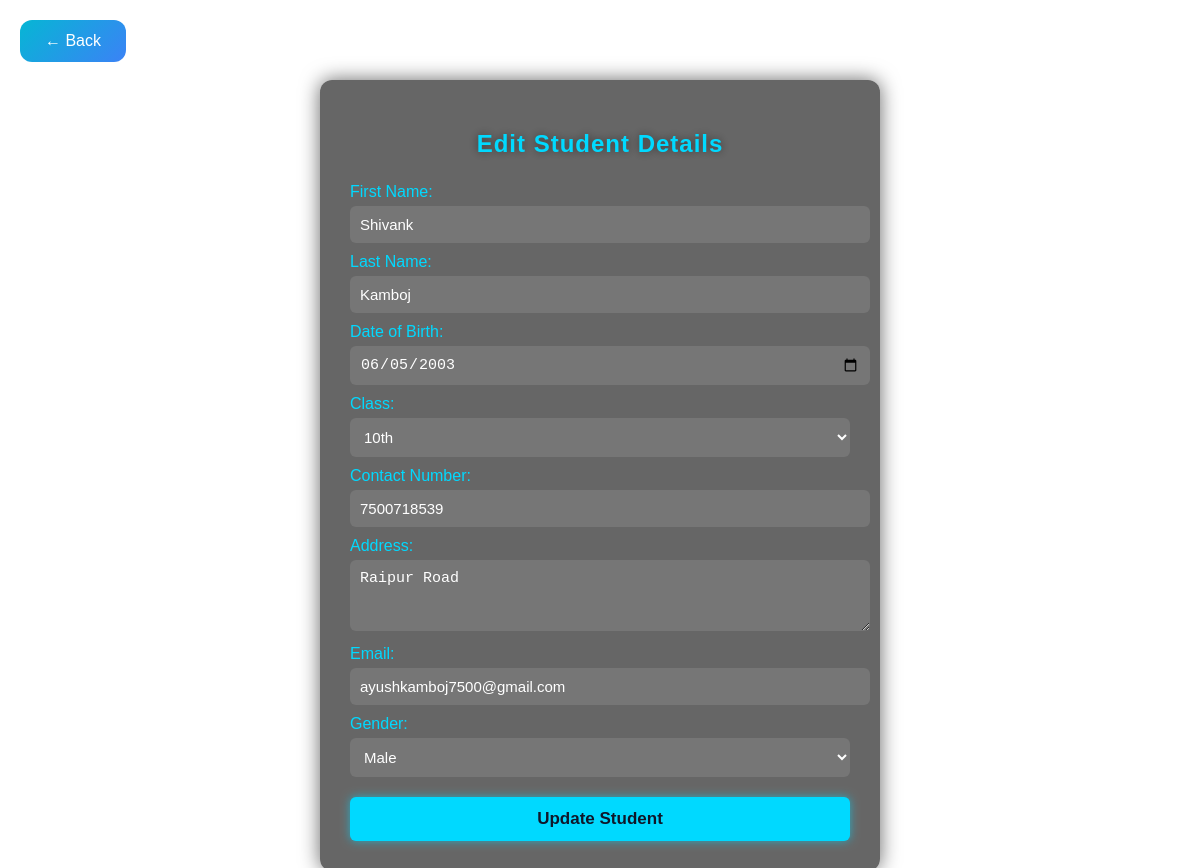
Screenshot of /Fee_management/edit_student.php?id=1 (signed in) with the database file from the repository.
### tables this page shows
CREATE TABLE `Student` (
  `student_id` int(11) NOT NULL,
  `first_name` varchar(50) NOT NULL,
  `last_name` varchar(50) NOT NULL,
  `dob` date NOT NULL,
  `class` varchar(20) NOT NULL,
  `contact_number` varchar(15) NOT NULL,
  `address` varchar(255) NOT NULL,
  `email` varchar(100) NOT NULL,
  `gender` enum('Male','Female','Other') NOT NULL,
  `created_at` timestamp NOT NULL DEFAULT current_timestamp()
);

### Fee_management/edit_student.php (the view, shortened to what this page needs)
<?php
include("database.php");
$student_id = $_GET['id'];
$query = "SELECT * FROM Student WHERE student_id = '$student_id'";
$result = mysqli_query($conn, $query);
$student = mysqli_fetch_assoc($result);
?>
<!DOCTYPE html>
<html lang="en">
<head>
</head>
<body>
<a href="student.php" class="back-btn">← Back</a>
<div class="admission-form">
    <h2>Edit Student Details</h2>
    <form method="POST">
        <label>First Name:</label>
        <input type="text" name="first_name" value="<?php echo $student['first_name']; ?>" required>
        <label>Last Name:</label>
        <input type="text" name="last_name" value="<?php echo $student['last_name']; ?>" required>
        <label>Date of Birth:</label>
        <input type="date" name="dob" value="<?php echo $student['dob']; ?>" required>
        <label>Class:</label>
        <select name="class" required>
            <?php
            $classes = ['Nursery','KG','1st','2nd','3rd','4th','5th','6th','7th','8th','9th','10th','11th','12th'];
            foreach ($classes as $cls) {
                $selected = ($cls == $student['class']) ? 'selected' : '';
                echo "<option value='$cls' $selected>$cls</option>";
            }
            ?>
        </select>
        <label>Contact Number:</label>
        <input type="tel" name="contact_number" pattern="[0-9]{10}" value="<?php echo $student['contact_number']; ?>" required>
        <label>Address:</label>
        <textarea name="address" rows="3" required><?php echo $student['address']; ?></textarea>
        <label>Email:</label>
        <input type="email" name="email" value="<?php echo $student['email']; ?>" required>
        <label>Gender:</label>
        <select name="gender" required>
            <option value="Male" <?php echo ($student['gender']=='Male')?'selected':''; ?>>Male</option>
        </select>
        <button type="submit">Update Student</button>
    </form>
</div>
</body>
</html>

### Fee_management/edit_student.php (style rules this page uses)
:root { --accent:#06b6d4; --accent-2:#3b82f6; --muted:#f3f4f6; --radius:12px; font-family: 'Poppins', system-ui, sans-serif; }
body { font-family: 'Poppins', sans-serif; margin: 0; padding: 0; background: url('https://images.unsplash.com/photo-1503676260728-1c00da094a0b') no-repeat center center/cover; color: #fff; min-height: 100vh; display: flex; flex-direction: column; align-items: center; backdrop-filter: blur(5px); }
.admission-form { background: rgba(0, 0, 0, 0.6); backdrop-filter: blur(8px); padding: 30px; border-radius: 12px; max-width: 500px; width: 90%; margin-top: 80px; box-shadow: 0 0 20px rgba(0, 0, 0, 0.6); }
.admission-form h2 { text-align: center; color: #00d9ff; margin-bottom: 25px; letter-spacing: 1px; text-shadow: 0 0 10px rgba(0,0,0,0.5); }
.admission-form label { display: block; margin: 10px 0 5px; color: #00d9ff; font-weight: 500; }
.admission-form input, .admission-form select, .admission-form textarea { width: 100%; padding: 10px; border-radius: 6px; border: none; background: rgba(255,255,255,0.1); color: #fff; font-size: 15px; outline: none; }
.admission-form input::placeholder, .admission-form textarea::placeholder { color: #ccc; }
.admission-form select option { background-color: #0f172a; color: #fff; }
.admission-form button { margin-top: 20px; width: 100%; padding: 12px; background-color: #00d9ff; border: none; color: #0f172a; font-size: 17px; font-weight: 600; border-radius: 6px; cursor: pointer; transition: 0.3s; box-shadow: 0 0 10px rgba(0,217,255,0.6); }
.back-btn { position: fixed; top: 20px; left: 20px; z-index: 999; background: linear-gradient(135deg, var(--accent), var(--accent-2)); border: none; color: #fff; padding: 12px 25px; font-size: 16px; border-radius: var(--radius); cursor: pointer; transition: 0.3s ease; text-decoration: none; }

### rows the page displays
student: first_name "Shivank", last_name "Kamboj", dob "06/05/2003", contact_number "7500718539", address "Raipur Road", email "ayushkamboj7500@gmail.com", gender "Male"

### other values shown
form field class "10th"
